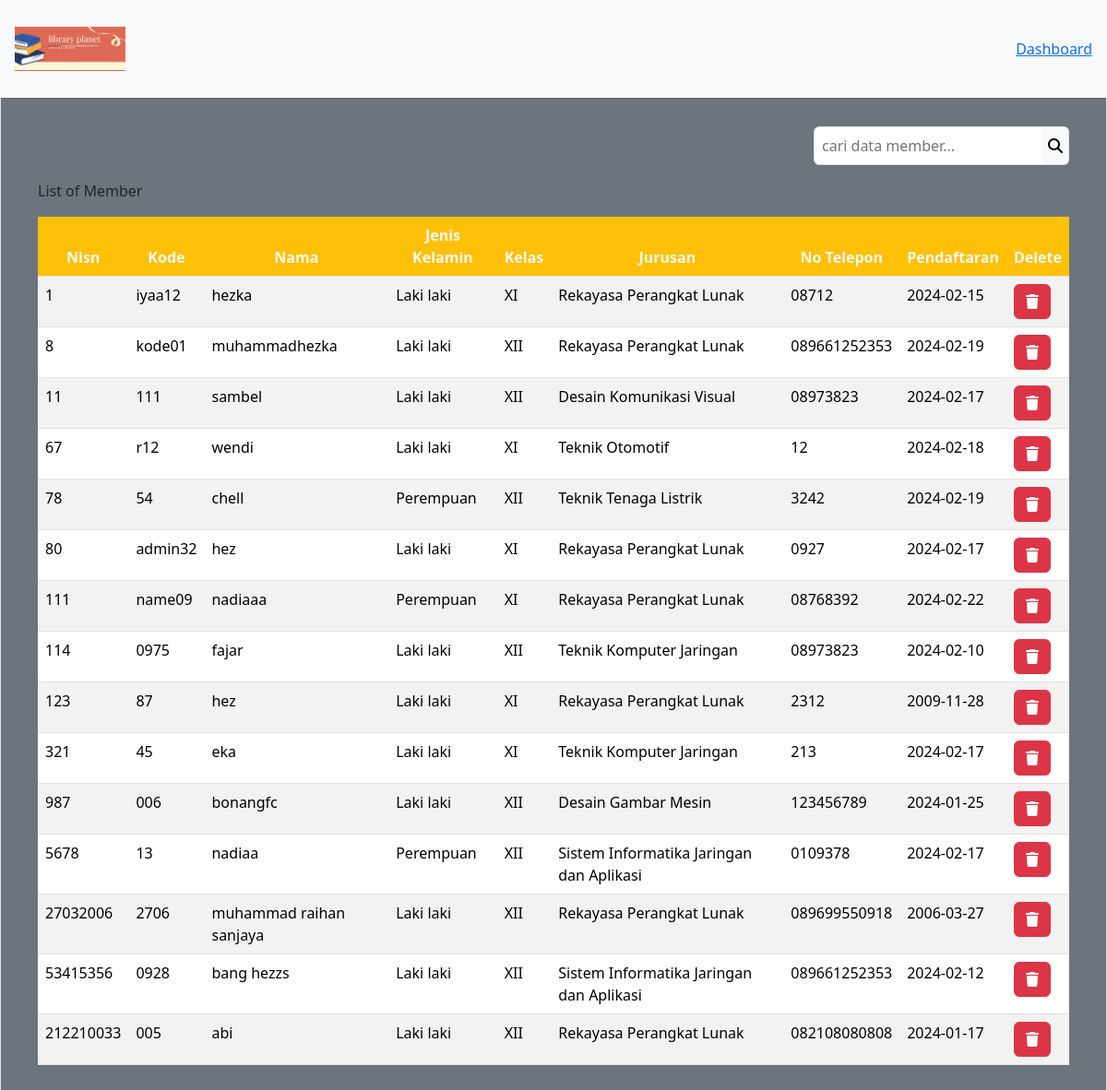
The app's page /DashboardAdmin/member/member.php (signed in) with its own data.
### tables this page shows
CREATE TABLE `member` (
  `nisn` int(11) NOT NULL,
  `kode_member` varchar(12) NOT NULL,
  `nama` varchar(255) NOT NULL,
  `password` varchar(255) NOT NULL,
  `jenis_kelamin` varchar(20) NOT NULL,
  `kelas` varchar(5) NOT NULL,
  `jurusan` varchar(50) NOT NULL,
  `no_tlp` varchar(15) NOT NULL,
  `tgl_pendaftaran` date NOT NULL
);

### config/config.php (called while the page is built, shortened)
<?php
$host = "127.0.0.1";
$username = "root";
$password = "";
$database_name = "perpustakaan";
$connection = mysqli_connect($host, $username, $password, $database_name);
function queryReadData($dataKategori) {
  global $connection;
  $result = mysqli_query($connection, $dataKategori);
  $items = [];
  while($item = mysqli_fetch_assoc($result)) {
    $items[] = $item;
  }
  return $items;
}
?>

### DashboardAdmin/member/member.php (the view, shortened to what this page needs)
<?php
require "../../config/config.php";
$member = queryReadData("SELECT * FROM member");
?>
<!DOCTYPE html>
<html lang="en">
  <head>
    <link href="https://cdn.jsdelivr.net/npm/bootstrap@5.3.2/dist/css/bootstrap.min.css" rel="stylesheet">
  </head>
  <body>
  <div class="p-3 mb-2 border bg-secondary">
    <nav class="navbar fixed-top bg-body-tertiary shadow-sm">
      <div class="container-fluid p-3">
        <a class="navbar-brand" href="#">
          <img src="../../assets/library Book Sale.png" alt="logo" width="120px">
        </a>
        <a class="btn-tertiary" href="../dashboardAdmin.php">Dashboard</a>
      </div>
    </nav>
    <div class="p-4 mt-5">
     <form action="" method="post" class="mt-5">
       <div class="input-group d-flex justify-content-end mb-3">
         <input class="border p-2 rounded rounded-end-0 bg-tertiary" type="text" name="keyword" id="keyword" placeholder="cari data member...">
         <button class="border border-start-0 bg-light rounded rounded-start-0" type="submit" name="search"><i class="fa-solid fa-magnifying-glass"></i></button>
       </div>
      </form>
      <caption>List of Member</caption>
      <div class="table-responsive mt-3">
        <table class="table table-striped table-hover">
        <thead class="text-center">
          <tr>
            <th class="bg-warning text-light">Nisn</th>
            <th class="bg-warning text-light">Kode</th>
            <th class="bg-warning text-light">Nama</th>
            <th class="bg-warning text-light">Jenis Kelamin</th>
            <th class="bg-warning text-light">Kelas</th>
            <th class="bg-warning text-light">Jurusan</th>
            <th class="bg-warning text-light">No Telepon</th>
            <th class="bg-warning text-light">Pendaftaran</th>
            <th class="bg-warning text-light">Delete</th>
          </tr>
        </thead>
      <?php foreach($member as $item) : ?>
      <tr>
        <td><?=$item["nisn"];?></td>
        <td><?=$item["kode_member"];?></td>
        <td><?=$item["nama"];?></td>
        <td><?=$item["jenis_kelamin"];?></td>
        <td><?=$item["kelas"];?></td>
        <td><?=$item["jurusan"];?></td>
        <td><?=$item["no_tlp"];?></td>
        <td><?=$item["tgl_pendaftaran"];?></td>
        <td>
          <div class="action">
             <a href="deleteMember.php?id=<?= $item["nisn"]; ?>" class="btn btn-danger" onclick="return confirm('Yakin ingin menghapus data member ?');"><i class="fa-solid fa-trash"></i></a>
           </div>
        </td>
       </tr>
      <?php endforeach;?>
    </table>
    </div>
  </div>
  </body>
</html>

### records on screen
member: nisn "1", kode_member "iyaa12", nama "hezka", jenis_kelamin "Laki laki", kelas "XI", jurusan "Rekayasa Perangkat Lunak", no_tlp "08712", tgl_pendaftaran "2024-02-15"
member: nisn "8", kode_member "kode01", nama "muhammadhezka", jenis_kelamin "Laki laki", kelas "XII", jurusan "Rekayasa Perangkat Lunak", no_tlp "089661252353", tgl_pendaftaran "2024-02-19"
member: nisn "11", kode_member "111", nama "sambel", jenis_kelamin "Laki laki", kelas "XII", jurusan "Desain Komunikasi Visual", no_tlp "08973823", tgl_pendaftaran "2024-02-17"
member: nisn "67", kode_member "r12", nama "wendi", jenis_kelamin "Laki laki", kelas "XI", jurusan "Teknik Otomotif", no_tlp "12", tgl_pendaftaran "2024-02-18"
member: nisn "78", kode_member "54", nama "chell", jenis_kelamin "Perempuan", kelas "XII", jurusan "Teknik Tenaga Listrik", no_tlp "3242", tgl_pendaftaran "2024-02-19"
member: nisn "80", kode_member "admin32", nama "hez", jenis_kelamin "Laki laki", kelas "XI", jurusan "Rekayasa Perangkat Lunak", no_tlp "0927", tgl_pendaftaran "2024-02-17"
member: nisn "111", kode_member "name09", nama "nadiaaa", jenis_kelamin "Perempuan", kelas "XI", jurusan "Rekayasa Perangkat Lunak", no_tlp "08768392", tgl_pendaftaran "2024-02-22"
member: nisn "114", kode_member "0975", nama "fajar", jenis_kelamin "Laki laki", kelas "XII", jurusan "Teknik Komputer Jaringan", no_tlp "08973823", tgl_pendaftaran "2024-02-10"
member: nisn "123", kode_member "87", nama "hez", jenis_kelamin "Laki laki", kelas "XI", jurusan "Rekayasa Perangkat Lunak", no_tlp "2312", tgl_pendaftaran "2009-11-28"
member: nisn "321", kode_member "45", nama "eka", jenis_kelamin "Laki laki", kelas "XI", jurusan "Teknik Komputer Jaringan", no_tlp "213", tgl_pendaftaran "2024-02-17"
member: nisn "987", kode_member "006", nama "bonangfc", jenis_kelamin "Laki laki", kelas "XII", jurusan "Desain Gambar Mesin", no_tlp "123456789", tgl_pendaftaran "2024-01-25"
member: nisn "5678", kode_member "13", nama "nadiaa", jenis_kelamin "Perempuan", kelas "XII", jurusan "Sistem Informatika Jaringan dan Aplikasi", no_tlp "0109378", tgl_pendaftaran "2024-02-17"
member: nisn "27032006", kode_member "2706", nama "muhammad raihan sanjaya", jenis_kelamin "Laki laki", kelas "XII", jurusan "Rekayasa Perangkat Lunak", no_tlp "089699550918", tgl_pendaftaran "2006-03-27"
member: nisn "53415356", kode_member "0928", nama "bang hezzs", jenis_kelamin "Laki laki", kelas "XII", jurusan "Sistem Informatika Jaringan dan Aplikasi", no_tlp "089661252353", tgl_pendaftaran "2024-02-12"
member: nisn "212210033", kode_member "005", nama "abi", jenis_kelamin "Laki laki", kelas "XII", jurusan "Rekayasa Perangkat Lunak", no_tlp "082108080808", tgl_pendaftaran "2024-01-17"
